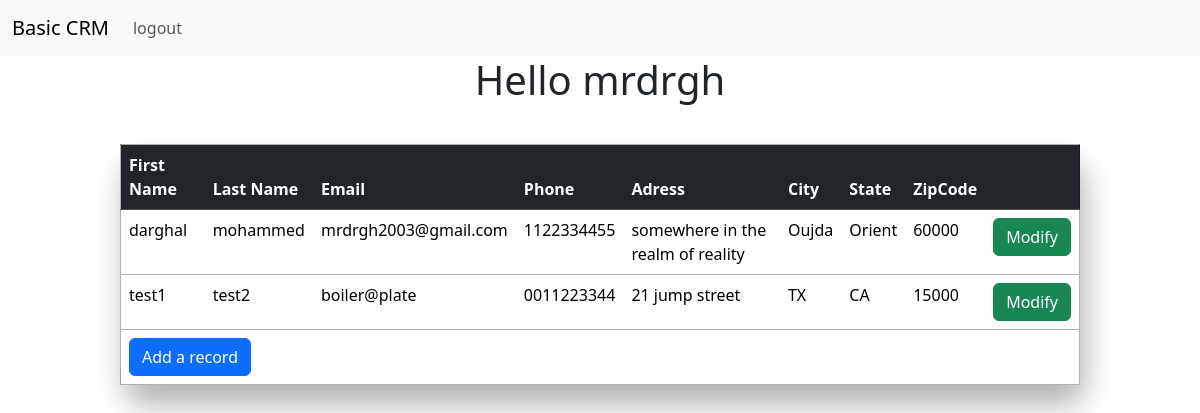
Before: / (signed in) with the older database file.
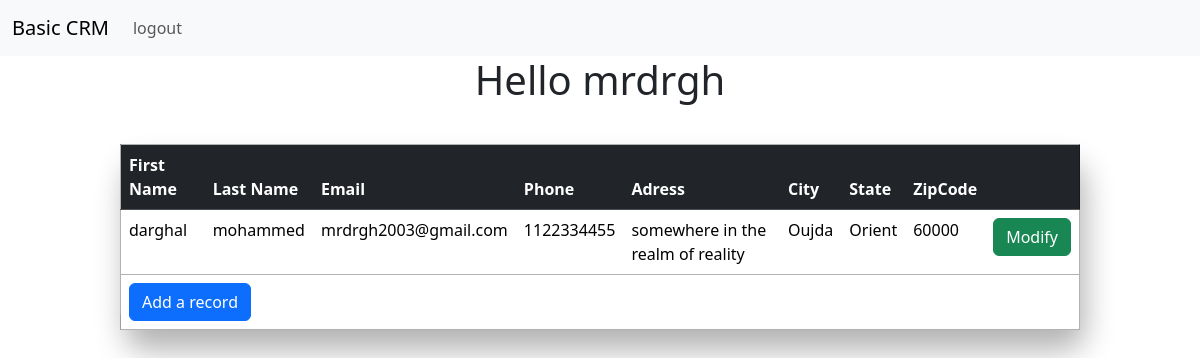
After: the same page with the newer database file.
### website/models.py (models this page shows, shortened)
class records(models.Model):
    created_at = models.DateTimeField(auto_now_add=True)
    first_name = models.CharField(max_length=50)
    last_name = models.CharField(max_length=50)
    email = models.CharField(max_length=50)
    phone = models.CharField(max_length=50)
    address = models.CharField(max_length=50)
    city = models.CharField(max_length=50)
    state = models.CharField(max_length=50)
    zipcode = models.CharField(max_length=50)

### website/views.py (the view)
# urls.py: 2. Add a URL to urlpatterns:  path('', views.home, name='home')
def home(req):
    recs = records.objects.all()
    if req.method == "POST":
        email = req.POST["email"]
        password = req.POST["password"]
        user  = authenticate(req, username=email, password=password)
        if user is not None:
            login(req, user=user)
            return redirect('home')
        else:
            messages.success(req, "oops, wrong credentials !")
            return redirect('home')
    else:
        return render(req, "home.html", {'records': recs})

### website/templates/home.html (shortened to what this page needs)
{% extends 'base.html' %}
{% block somtn %}
        {% if user.is_authenticated %}
                <h1 style="text-align: center;">Hello {{user.username}}</h1>
                <table  class="table table-hover">
                    <thead class="table-dark">
                        <tr>
                            <th>First Name</th>
                            <th>Last Name</th>
                            <th>Email</th>
                            <th>Phone</th>
                            <th>Adress</th>
                            <th>City</th>
                            <th>State</th>
                            <th>ZipCode</th>
                            <th></th>
                        </tr>
                    </thead>
                    <tbody>
                    {% if records %}
                        {% for i in records%}
                        <tr>
                            <td>{{ i.first_name }}</td>
                            <td>{{ i.last_name}}</td>
                            <td>{{ i.email}}</td>
                            <td>{{ i.phone}}</td>
                            <td>{{ i.address}}</td>
                            <td>{{ i.city}}</td>
                            <td>{{ i.state}}</td>
                            <td>{{ i.zipcode}}</td>
                            <td><button class="btn btn-success"><a href="{% url 'records' i.id %}" class="anchors">Modify</a></button></td>
                        </tr>
                        {% endfor %}
                    {% endif %}
                        <tr><td colspan="9"><button class="btn btn-primary" onclick="window.location.href='{% url 'add_record' %}'">Add a record</button></td></tr>
                    </tbody>
                </table>
        {% endif %}
{% endblock %}

Changed rows visible on the page:
removed records: first_name "test1", last_name "test2", email "boiler@plate", phone "0011223344", address "21 jump street", city "TX", state "CA", zipcode "15000"
